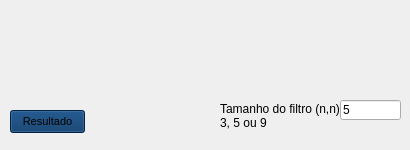
<?xml version="1.0" encoding="UTF-8"?>
<ui version="4.0">
 <class>Form</class>
 <widget class="QWidget" name="Form">
  <property name="geometry">
   <rect>
    <x>0</x>
    <y>0</y>
    <width>410</width>
    <height>150</height>
   </rect>
  </property>
  <property name="minimumSize">
   <size>
    <width>410</width>
    <height>150</height>
   </size>
  </property>
  <property name="maximumSize">
   <size>
    <width>420</width>
    <height>180</height>
   </size>
  </property>
  <property name="windowTitle">
   <string>Form</string>
  </property>
  <property name="styleSheet">
   <string notr="true"/>
  </property>
  <widget class="QLabel" name="label">
   <property name="geometry">
    <rect>
     <x>220</x>
     <y>100</y>
     <width>121</width>
     <height>31</height>
    </rect>
   </property>
   <property name="text">
    <string>Tamanho do filtro (n,n)
3, 5 ou 9 </string>
   </property>
  </widget>
  <widget class="QPushButton" name="pushButton">
   <property name="geometry">
    <rect>
     <x>10</x>
     <y>110</y>
     <width>75</width>
     <height>23</height>
    </rect>
   </property>
   <property name="font">
    <font>
     <family>MS Shell Dlg 2</family>
     <pointsize>8</pointsize>
     <weight>9</weight>
     <italic>false</italic>
     <bold>false</bold>
    </font>
   </property>
   <property name="autoFillBackground">
    <bool>false</bool>
   </property>
   <property name="styleSheet">
    <string notr="true">background-color: rgb(0, 50, 100);
font: 75 8pt &quot;MS Shell Dlg 2&quot;;</string>
   </property>
   <property name="text">
    <string>Resultado</string>
   </property>
  </widget>
  <widget class="QLineEdit" name="lineEdit">
   <property name="geometry">
    <rect>
     <x>340</x>
     <y>100</y>
     <width>61</width>
     <height>20</height>
    </rect>
   </property>
   <property name="text">
    <string>5</string>
   </property>
  </widget>
 </widget>
 <resources/>
 <connections/>
 <buttongroups>
  <buttongroup name="buttonGroup"/>
 </buttongroups>
</ui>
